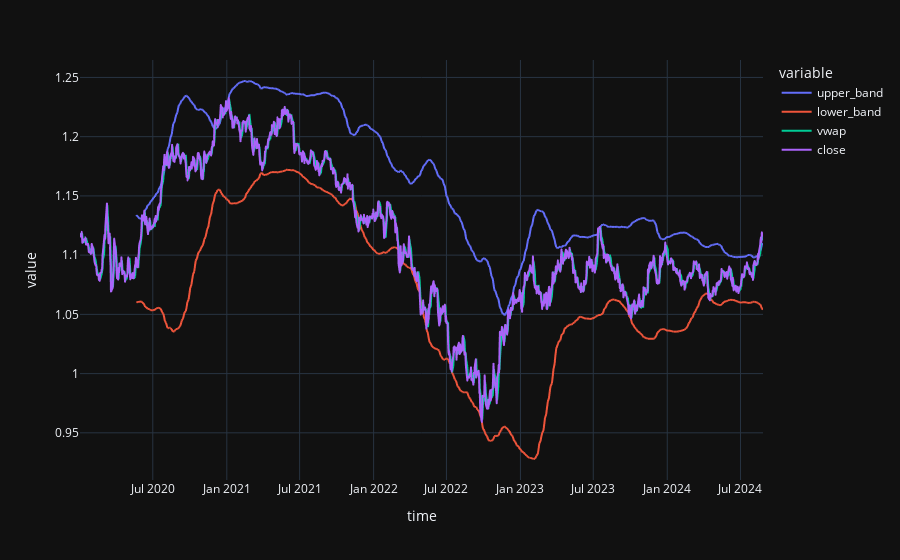

Here is the notebook cell this chart was saved with:
### Code cell
ohlc['vsma_20'] = ohlc['vwap'].rolling(100).mean()
ohlc['vstd'] = ohlc['vwap'].rolling(100).std()

num_std = 2.5

ohlc['upper_band'] = ohlc['vsma_20'] + num_std * ohlc['vstd']
ohlc['lower_band'] = ohlc['vsma_20'] - num_std * ohlc['vstd']

px.line(ohlc, x='time', y=['upper_band', 'lower_band', 'vwap', 'close'])

### Figure 1 — Plotly figure (JSON) as saved in the notebook; plotly's stock layout.template omitted (floating-point values rounded to 4 significant figures; data arrays with more than 128 entries replaced by an {"elided": "..."} marker saying what was removed)
{"data": [{"hovertemplate": "variable=upper_band<br>time=%{x}<br>value=%{y}<extra></extra>", "legendgroup": "upper_band", "line": {"color": "#636efa", "dash": "solid"}, "marker": {"symbol": "circle"}, "mode": "lines", "name": "upper_band", "showlegend": true, "x": {"elided": "1208 str values"}, "xaxis": "x", "y": {"elided": "1208 float values"}, "yaxis": "y", "type": "scattergl"}, {"hovertemplate": "variable=lower_band<br>time=%{x}<br>value=%{y}<extra></extra>", "legendgroup": "lower_band", "line": {"color": "#EF553B", "dash": "solid"}, "marker": {"symbol": "circle"}, "mode": "lines", "name": "lower_band", "showlegend": true, "x": {"elided": "1208 str values"}, "xaxis": "x", "y": {"elided": "1208 float values"}, "yaxis": "y", "type": "scattergl"}, {"hovertemplate": "variable=vwap<br>time=%{x}<br>value=%{y}<extra></extra>", "legendgroup": "vwap", "line": {"color": "#00cc96", "dash": "solid"}, "marker": {"symbol": "circle"}, "mode": "lines", "name": "vwap", "showlegend": true, "x": {"elided": "1208 str values"}, "xaxis": "x", "y": {"elided": "1208 float values"}, "yaxis": "y", "type": "scattergl"}, {"hovertemplate": "variable=close<br>time=%{x}<br>value=%{y}<extra></extra>", "legendgroup": "close", "line": {"color": "#ab63fa", "dash": "solid"}, "marker": {"symbol": "circle"}, "mode": "lines", "name": "close", "showlegend": true, "x": {"elided": "1208 str values"}, "xaxis": "x", "y": {"elided": "1208 float values"}, "yaxis": "y", "type": "scattergl"}], "layout": {"xaxis": {"anchor": "y", "domain": [0.0, 1.0], "title": {"text": "time"}}, "yaxis": {"anchor": "x", "domain": [0.0, 1.0], "title": {"text": "value"}}, "legend": {"title": {"text": "variable"}, "tracegroupgap": 0}, "margin": {"t": 60}}}
